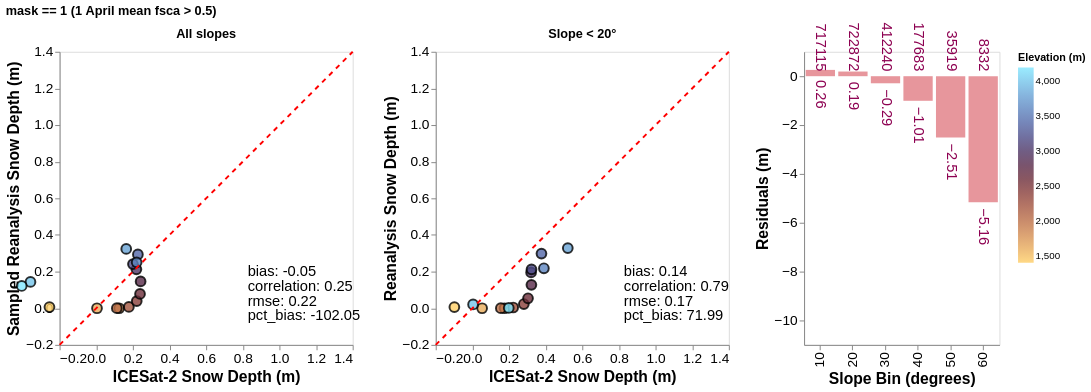

Source (notebook cell):
### Markdown cell above
#### Plot using 1 April mean fsca > 0.5 (mask==1) (standard slope bins)

### Code cell
# Filter: mask == 1 (standard slope bins)
filter_mask = atl06sr_gdf['mask'] == 1

scatter_mask, residual_mask, metrics_mask = compute_binned_data(
    atl06sr_gdf, filter_mask, elev_min, elev_max, slope_min, slope_max
)
print_metrics_summary(metrics_mask, "mask == 1 (standard slope bins)")
create_combined_chart(scatter_mask, residual_mask, metrics_mask, title='mask == 1 (1 April mean fsca > 0.5)')

### Figure 1 — Vega-Lite specification as saved in the notebook (floating-point values rounded to 4 significant figures; data arrays with more than 128 entries replaced by an {"elided": "..."} marker saying what was removed)
{"config": {"view": {"continuousWidth": 300, "continuousHeight": 300}, "axis": {"grid": false, "labelFontSize": 14, "titleFontSize": 16}}, "hconcat": [{"hconcat": [{"layer": [{"data": {"name": "data-1fd192aa6c0f3b2509e305c5fa20662c"}, "mark": {"type": "circle", "opacity": 0.8, "size": 100, "stroke": "black"}, "encoding": {"color": {"field": "elevation_bin", "scale": {"range": {"elided": "256 str values"}}, "title": "Elevation (m)", "type": "quantitative"}, "x": {"field": "x_medians", "scale": {"domain": [-0.2, 1.3]}, "title": "ICESat-2 Snow Depth (m)", "type": "quantitative"}, "y": {"field": "y_medians", "scale": {"domain": [-0.2, 1.3]}, "title": "Sampled Reanalysis Snow Depth (m)", "type": "quantitative"}}, "title": "All slopes"}, {"data": {"name": "data-cd27906f33c5e329deb7218c38520214"}, "mark": {"type": "line", "color": "red", "strokeDash": [5, 5]}, "encoding": {"x": {"field": "x", "type": "quantitative"}, "y": {"field": "y", "type": "quantitative"}}}, {"data": {"name": "data-762ce134916f8e665aed44c3a1d75f27"}, "mark": {"type": "text", "align": "left", "baseline": "middle", "dx": 5, "fontSize": 15}, "encoding": {"text": {"field": "annotation_text", "type": "nominal"}, "x": {"field": "x_pos", "type": "quantitative"}, "y": {"field": "y_pos", "type": "quantitative"}}, "transform": [{"calculate": "datum.metric_label + ': ' + datum.metric_2f", "as": "annotation_text"}]}]}, {"layer": [{"data": {"name": "data-426b3fc9a2464e2a53261c175e749e95"}, "mark": {"type": "circle", "opacity": 0.8, "size": 100, "stroke": "black"}, "encoding": {"color": {"field": "elevation_bin", "scale": {"range": {"elided": "256 str values"}}, "type": "quantitative"}, "x": {"field": "x_medians", "scale": {"domain": [-0.2, 1.4]}, "title": "ICESat-2 Snow Depth (m)", "type": "quantitative"}, "y": {"field": "y_medians", "scale": {"domain": [-0.2, 1.4]}, "title": "Reanalysis Snow Depth (m)", "type": "quantitative"}}, "title": "Slope < 20°"}, {"data": {"name": "data-cd27906f33c5e329deb7218c38520214"}, "mark": {"type": "line", "color": "red", "strokeDash": [5, 5]}, "encoding": {"x": {"field": "x", "type": "quantitative"}, "y": {"field": "y", "type": "quantitative"}}}, {"data": {"name": "data-24bfa6d50e197a44c01b1dab7bbeebb9"}, "mark": {"type": "text", "align": "left", "baseline": "middle", "dx": 5, "fontSize": 15}, "encoding": {"text": {"field": "annotation_text", "type": "nominal"}, "x": {"field": "x_pos", "type": "quantitative"}, "y": {"field": "y_pos", "type": "quantitative"}}, "transform": [{"calculate": "datum.metric_label + ': ' + datum.metric_2f", "as": "annotation_text"}]}]}]}, {"layer": [{"mark": {"type": "bar", "color": "#E7969C"}, "encoding": {"x": {"field": "slope_bin", "title": "Slope Bin (degrees)", "type": "ordinal"}, "y": {"field": "residuals", "scale": {"domain": [-10.25, 1.0]}, "title": "Residuals (m)", "type": "quantitative"}}}, {"mark": {"type": "text", "align": "center", "angle": 90, "baseline": "bottom", "color": "#8D0051", "dx": 25, "dy": 7, "fontSize": 15}, "encoding": {"text": {"field": "annotation", "type": "quantitative"}, "x": {"field": "slope_bin", "type": "ordinal"}, "y": {"field": "residuals", "type": "quantitative"}}}, {"mark": {"type": "text", "align": "right", "angle": 90, "baseline": "bottom", "color": "#8D0051", "dx": 0, "dy": 7, "fontSize": 15}, "encoding": {"text": {"field": "sample_size_annotation", "type": "quantitative"}, "x": {"field": "slope_bin", "type": "ordinal"}, "y": {"field": "y_pos", "type": "quantitative"}}}], "data": {"name": "data-3ac32b3f00ebad54938808a43a809096"}, "width": 200}], "title": "mask == 1 (1 April mean fsca > 0.5)", "$schema": "https://vega.github.io/schema/vega-lite/v5.20.1.json", "datasets": {"data-1fd192aa6c0f3b2509e305c5fa20662c": [{"x_medians": null, "y_medians": null, "labels": "all_by_elevation", "elevation_bin": 1200}, {"x_medians": -0.2554, "y_medians": 0.0064, "labels": "all_by_elevation", "elevation_bin": 1400}, {"x_medians": 0.004169, "y_medians": 0.0, "labels": "all_by_elevation", "elevation_bin": 1600}, {"x_medians": 0.1252, "y_medians": 0.0, "labels": "all_by_elevation", "elevation_bin": 1800}, {"x_medians": 0.1125, "y_medians": 0.0004, "labels": "all_by_elevation", "elevation_bin": 2000}, {"x_medians": 0.1781, "y_medians": 0.007, "labels": "all_by_elevation", "elevation_bin": 2200}, {"x_medians": 0.2211, "y_medians": 0.039, "labels": "all_by_elevation", "elevation_bin": 2400}, {"x_medians": 0.239, "y_medians": 0.0784, "labels": "all_by_elevation", "elevation_bin": 2600}, {"x_medians": 0.2422, "y_medians": 0.1464, "labels": "all_by_elevation", "elevation_bin": 2800}, {"x_medians": 0.2194, "y_medians": 0.2126, "labels": "all_by_elevation", "elevation_bin": 3000}, {"x_medians": 0.2004, "y_medians": 0.2412, "labels": "all_by_elevation", "elevation_bin": 3200}, {"x_medians": 0.2273, "y_medians": 0.2936, "labels": "all_by_elevation", "elevation_bin": 3400}, {"x_medians": 0.2207, "y_medians": 0.2506, "labels": "all_by_elevation", "elevation_bin": 3600}, {"x_medians": 0.1638, "y_medians": 0.3236, "labels": "all_by_elevation", "elevation_bin": 3800}, {"x_medians": -0.359, "y_medians": 0.1438, "labels": "all_by_elevation", "elevation_bin": 4000}, {"x_medians": -0.4069, "y_medians": 0.1216, "labels": "all_by_elevation", "elevation_bin": 4200}, {"x_medians": null, "y_medians": null, "labels": "all_by_elevation", "elevation_bin": 4400}], "data-cd27906f33c5e329deb7218c38520214": [{"x": -0.2, "y": -0.2}, {"x": 1.4, "y": 1.4}], "data-762ce134916f8e665aed44c3a1d75f27": [{"metric": -0.04879, "metric_label": "bias", "labels": "all_by_elevation", "x_pos": 0.8, "y_pos": 0.2, "metric_2f": -0.05}, {"metric": 0.246, "metric_label": "correlation", "labels": "all_by_elevation", "x_pos": 0.8, "y_pos": 0.12, "metric_2f": 0.25}, {"metric": 0.2249, "metric_label": "rmse", "labels": "all_by_elevation", "x_pos": 0.8, "y_pos": 0.04, "metric_2f": 0.22}, {"metric": -102.0, "metric_label": "pct_bias", "labels": "all_by_elevation", "x_pos": 0.8, "y_pos": -0.04, "metric_2f": -102.0}], "data-426b3fc9a2464e2a53261c175e749e95": [{"x_medians": null, "y_medians": null, "labels": "under_20slope", "elevation_bin": 1200}, {"x_medians": -0.0983, "y_medians": 0.0062, "labels": "under_20slope", "elevation_bin": 1400}, {"x_medians": 0.05311, "y_medians": 0.0, "labels": "under_20slope", "elevation_bin": 1600}, {"x_medians": 0.1755, "y_medians": 0.0, "labels": "under_20slope", "elevation_bin": 1800}, {"x_medians": 0.1554, "y_medians": 0.0002, "labels": "under_20slope", "elevation_bin": 2000}, {"x_medians": 0.2227, "y_medians": 0.004, "labels": "under_20slope", "elevation_bin": 2200}, {"x_medians": 0.281, "y_medians": 0.023, "labels": "under_20slope", "elevation_bin": 2400}, {"x_medians": 0.3037, "y_medians": 0.0544, "labels": "under_20slope", "elevation_bin": 2600}, {"x_medians": 0.3222, "y_medians": 0.1278, "labels": "under_20slope", "elevation_bin": 2800}, {"x_medians": 0.3205, "y_medians": 0.1956, "labels": "under_20slope", "elevation_bin": 3000}, {"x_medians": 0.3227, "y_medians": 0.2123, "labels": "under_20slope", "elevation_bin": 3200}, {"x_medians": 0.3771, "y_medians": 0.2982, "labels": "under_20slope", "elevation_bin": 3400}, {"x_medians": 0.3903, "y_medians": 0.2182, "labels": "under_20slope", "elevation_bin": 3600}, {"x_medians": 0.5208, "y_medians": 0.3283, "labels": "under_20slope", "elevation_bin": 3800}, {"x_medians": 0.003857, "y_medians": 0.021, "labels": "under_20slope", "elevation_bin": 4000}, {"x_medians": 0.1986, "y_medians": 0.0018, "labels": "under_20slope", "elevation_bin": 4200}, {"x_medians": null, "y_medians": null, "labels": "under_20slope", "elevation_bin": 4400}], "data-24bfa6d50e197a44c01b1dab7bbeebb9": [{"metric": 0.1372, "metric_label": "bias", "labels": "under_20slope", "x_pos": 0.8, "y_pos": 0.2, "metric_2f": 0.14}, {"metric": 0.7855, "metric_label": "correlation", "labels": "under_20slope", "x_pos": 0.8, "y_pos": 0.12, "metric_2f": 0.79}, {"metric": 0.1679, "metric_label": "rmse", "labels": "under_20slope", "x_pos": 0.8, "y_pos": 0.04, "metric_2f": 0.17}, {"metric": 71.99, "metric_label": "pct_bias", "labels": "under_20slope", "x_pos": 0.8, "y_pos": -0.04, "metric_2f": 71.99}], "data-3ac32b3f00ebad54938808a43a809096": [{"residuals": 0.2584, "sample_size": 717115, "slope_bin": 10, "y_pos": 0.2, "sign": "positive", "annotation": "0.26", "sample_size_annotation": "717115"}, {"residuals": 0.1911, "sample_size": 722872, "slope_bin": 20, "y_pos": 0.2, "sign": "positive", "annotation": "0.19", "sample_size_annotation": "722872"}, {"residuals": -0.2896, "sample_size": 412240, "slope_bin": 30, "y_pos": 0.2, "sign": "negative", "annotation": "-0.29", "sample_size_annotation": "412240"}, {"residuals": -1.007, "sample_size": 177683, "slope_bin": 40, "y_pos": 0.2, "sign": "negative", "annotation": "-1.01", "sample_size_annotation": "177683"}, {"residuals": -2.51, "sample_size": 35919, "slope_bin": 50, "y_pos": 0.2, "sign": "negative", "annotation": "-2.51", "sample_size_annotation": "35919"}, {"residuals": -5.162, "sample_size": 8332, "slope_bin": 60, "y_pos": 0.2, "sign": "negative", "annotation": "-5.16", "sample_size_annotation": "8332"}]}}
